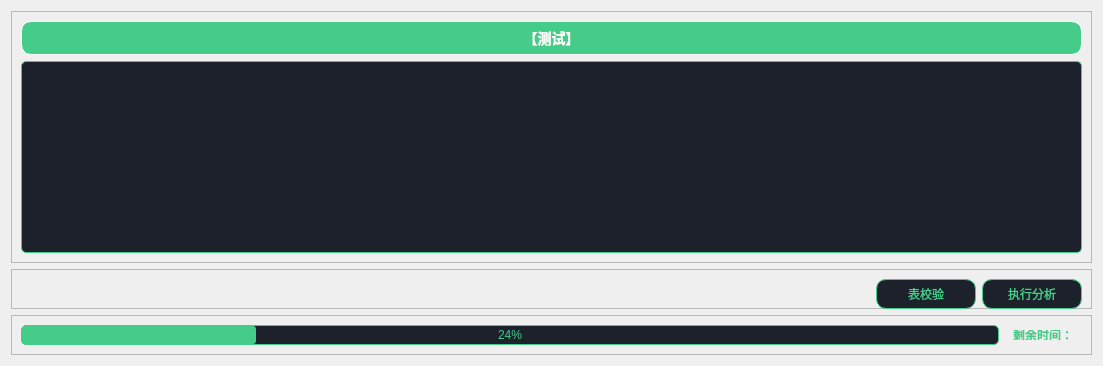
         <widget class="QWidget" name="analysisPage">
          <layout class="QVBoxLayout" name="verticalLayout_18">
           <item>
            <widget class="QFrame" name="frame_9">
             <property name="frameShape">
              <enum>QFrame::StyledPanel</enum>
             </property>
             <property name="frameShadow">
              <enum>QFrame::Raised</enum>
             </property>
             <layout class="QVBoxLayout" name="verticalLayout_17">
              <item>
               <widget class="QLabel" name="analysisLabel">
                <property name="styleSheet">
                 <string notr="true">QLabel {
    background-color: #44cc88;  /* 绿色背景 */
    color: white;  /* 白色文字 */
    padding: 5px;
    font-size: 14px;
    font-weight: bold;
    border: 1px solid white;
    border-radius: 10px;
}</string>
                </property>
                <property name="text">
                 <string>【测试】</string>
                </property>
                <property name="alignment">
                 <set>Qt::AlignCenter</set>
                </property>
               </widget>
              </item>
              <item>
               <widget class="QTextEdit" name="needTalbeTE">
                <property name="styleSheet">
                 <string notr="true">QTextEdit {
        background-color: rgba(28, 33, 44, 255);
        color: #44cc88;
        border: 1px solid #44cc88;
        border-radius: 5px;
        padding: 5px;
        font-size: 12px;
    }
    
    QTextEdit:focus {
        border: 2px solid #44cc88;
    }
    
    QScrollBar:vertical {
        background: rgba(28, 33, 44, 255);
        width: 10px;
    }
    
    QScrollBar::handle:vertical {
        background: #44cc88;
        min-height: 20px;
    }</string>
                </property>
               </widget>
              </item>
             </layout>
            </widget>
           </item>
           <item>
            <widget class="QFrame" name="frame_11">
             <property name="sizePolicy">
              <sizepolicy hsizetype="Preferred" vsizetype="Maximum">
               <horstretch>0</horstretch>
               <verstretch>0</verstretch>
              </sizepolicy>
             </property>
             <property name="maximumSize">
              <size>
               <width>16777215</width>
               <height>40</height>
              </size>
             </property>
             <property name="frameShape">
              <enum>QFrame::StyledPanel</enum>
             </property>
             <property name="frameShadow">
              <enum>QFrame::Raised</enum>
             </property>
             <layout class="QHBoxLayout" name="horizontalLayout_14">
              <item>
               <spacer name="horizontalSpacer_13">
                <property name="orientation">
                 <enum>Qt::Horizontal</enum>
                </property>
                <property name="sizeHint" stdset="0">
                 <size>
                  <width>855</width>
                  <height>19</height>
                 </size>
                </property>
               </spacer>
              </item>
              <item>
               <widget class="QPushButton" name="checkTableBtn">
                <property name="minimumSize">
                 <size>
                  <width>100</width>
                  <height>30</height>
                 </size>
                </property>
                <property name="maximumSize">
                 <size>
                  <width>100</width>
                  <height>30</height>
                 </size>
                </property>
                <property name="styleSheet">
                 <string notr="true">QPushButton {
    background-color: rgba(28, 33, 44, 255);
    color: #44cc88;
    border: 1px solid #44cc88;
    border-radius: 10px;
    padding: 5px 10px;
}

QPushButton:hover {
    background-color: rgba(40, 45, 56, 255);
}

QPushButton:pressed {
    background-color: rgba(20, 25, 36, 255);
}</string>
                </property>
                <property name="text">
                 <string>表校验</string>
                </property>
                <property name="icon">
                 <iconset>
                  <normalon>:/icons/assets/check.svg</normalon>
                 </iconset>
                </property>
               </widget>
              </item>
              <item>
               <widget class="QPushButton" name="runAnalysisBtn">
                <property name="minimumSize">
                 <size>
                  <width>100</width>
                  <height>30</height>
                 </size>
                </property>
                <property name="maximumSize">
                 <size>
                  <width>100</width>
                  <height>30</height>
                 </size>
                </property>
                <property name="styleSheet">
                 <string notr="true">QPushButton {
    background-color: rgba(28, 33, 44, 255);
    color: #44cc88;
    border: 1px solid #44cc88;
    border-radius: 10px;
    padding: 5px 10px;
}

QPushButton:hover {
    background-color: rgba(40, 45, 56, 255);
}

QPushButton:pressed {
    background-color: rgba(20, 25, 36, 255);
}</string>
                </property>
                <property name="text">
                 <string>执行分析</string>
                </property>
                <property name="icon">
                 <iconset>
                  <normalon>:/icons/assets/run.svg</normalon>
                 </iconset>
                </property>
               </widget>
              </item>
             </layout>
            </widget>
           </item>
           <item>
            <widget class="QFrame" name="processBarFrame">
             <property name="sizePolicy">
              <sizepolicy hsizetype="Preferred" vsizetype="Maximum">
               <horstretch>0</horstretch>
               <verstretch>0</verstretch>
              </sizepolicy>
             </property>
             <property name="maximumSize">
              <size>
               <width>16777215</width>
               <height>40</height>
              </size>
             </property>
             <property name="frameShape">
              <enum>QFrame::StyledPanel</enum>
             </property>
             <property name="frameShadow">
              <enum>QFrame::Raised</enum>
             </property>
             <layout class="QHBoxLayout" name="horizontalLayout_13">
              <item>
               <widget class="QProgressBar" name="runProgressBar">
                <property name="styleSheet">
                 <string notr="true">QProgressBar {
        background-color: rgba(28, 33, 44, 255);
        border: 1px solid #44cc88;
        border-radius: 5px;
        text-align: center;
        color: #44cc88;
    }
    
    QProgressBar::chunk {
        background-color: #44cc88;
        border-radius: 3px;
    }</string>
                </property>
                <property name="value">
                 <number>24</number>
                </property>
                <property name="textVisible">
                 <bool>true</bool>
                </property>
               </widget>
              </item>
              <item>
               <widget class="QLabel" name="needTime">
                <property name="styleSheet">
                 <string notr="true">QLabel {
    color: #44cc88;
    background-color: transparent;
    padding: 5px;
    font-size: 12px;
	font-weight:700;
}</string>
                </property>
                <property name="text">
                 <string>剩余时间：</string>
                </property>
               </widget>
              </item>
             </layout>
            </widget>
           </item>
          </layout>
         </widget>
